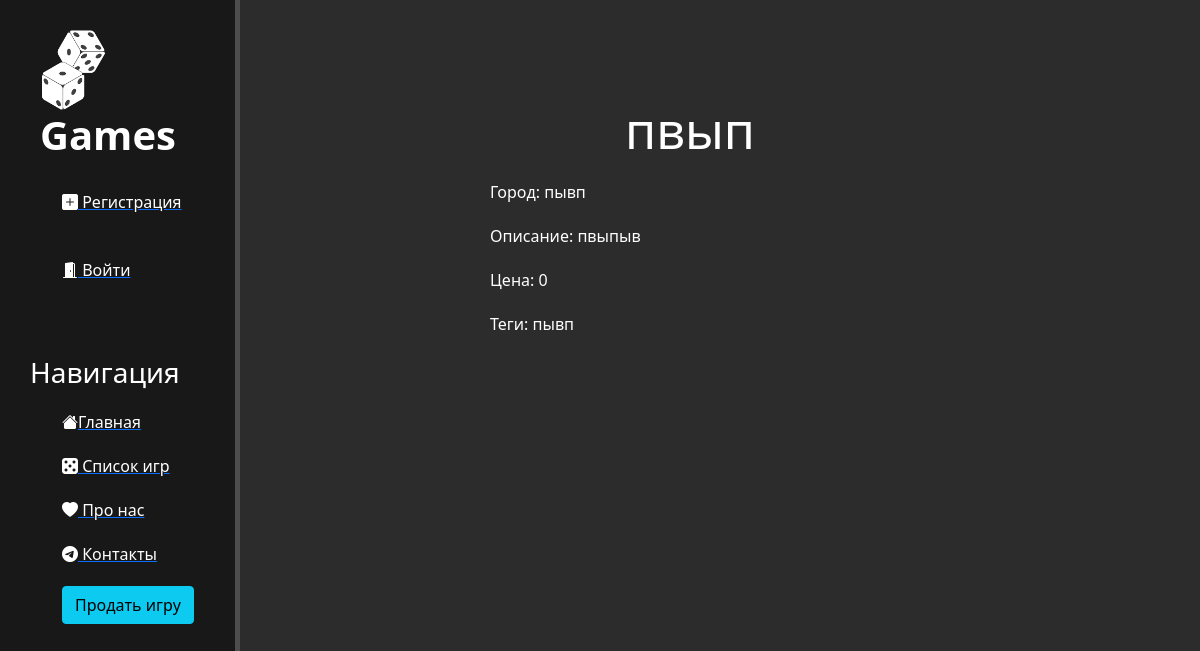
The page /news/2 on the database its author committed.
### news/models.py (models this page shows, shortened)
class Articles(models.Model):
    title = models.CharField('Название', max_length=50)
    city = models.CharField('Город', max_length=250)
    desc = models.TextField('Описание')
    tags = models.CharField('Теги', max_length=50)
    price = models.IntegerField('Цена')
    class Meta:
        verbose_name = 'Игра'
        verbose_name_plural = 'Игры'

### news/views.py (the view)
# urls.py: path('<int:pk>', views.NewsDetailView.as_view(), name='news-detail')
class NewsDetailView(DetailView):
    model = Articles
    template_name = 'news/details_view.html'
    context_object_name = 'article'

### news/templates/news/details_view.html (shortened to what this page needs)
{% extends 'main/layout.html' %}
{% block content %}
    <div class="features">
        <h1>{{ article.title }}</h1>
        <p>Город: {{ article.city }}</p>
        <p>Описание: {{ article.desc }}</p>
        <p>Цена: {{ article.price }}</p>
        <p>Теги: {{ article.tags }}</p>
    </div>
{% endblock %}

### main/static/main/css/main.css (style rules this page uses)
body { background: #2c2c2c; }
main .features { float: left; color: #fff; margin-top: 100px; text-align: center; width: 75%; }
main .features h1 { font-size: 50px; }
main .features p { max-width: 400px; margin: 20px auto; text-align: justify }

### rows shown on the page
Articles: title "пвып", city "пывп", desc "пвыпыв", price "0", tags "пывп"
